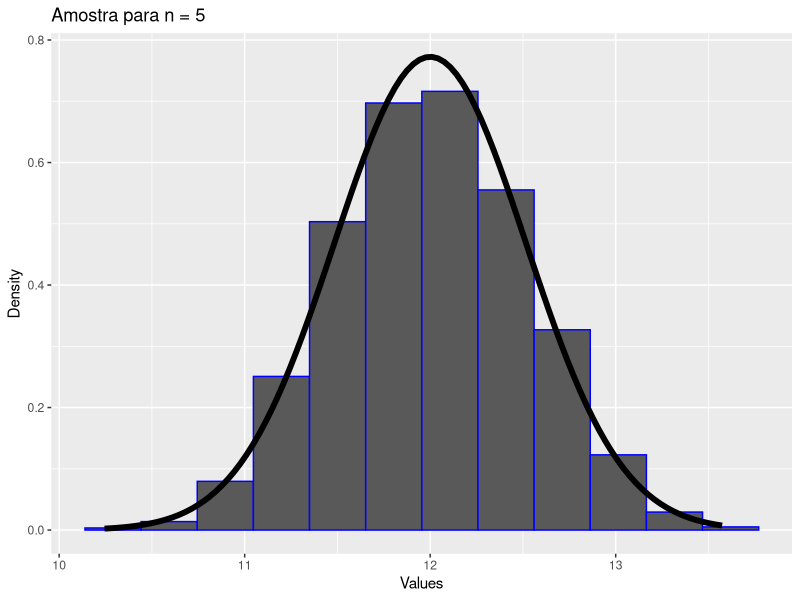
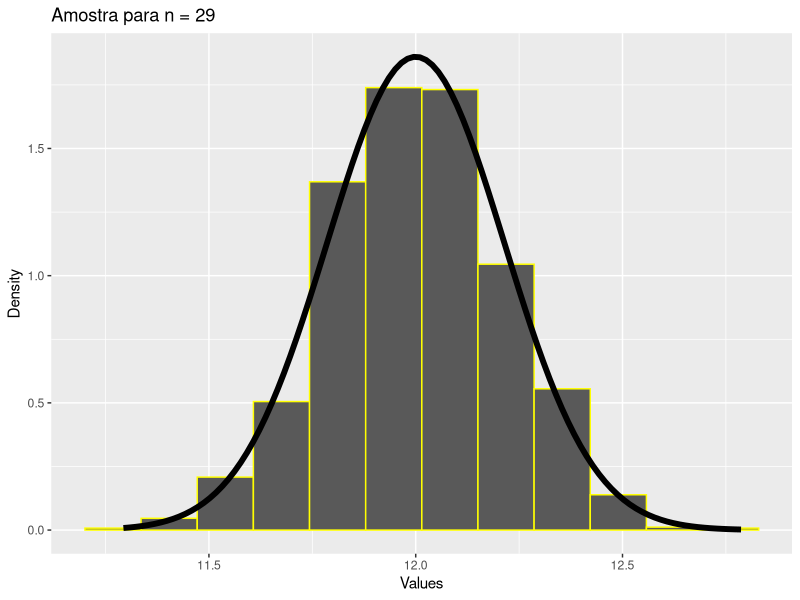
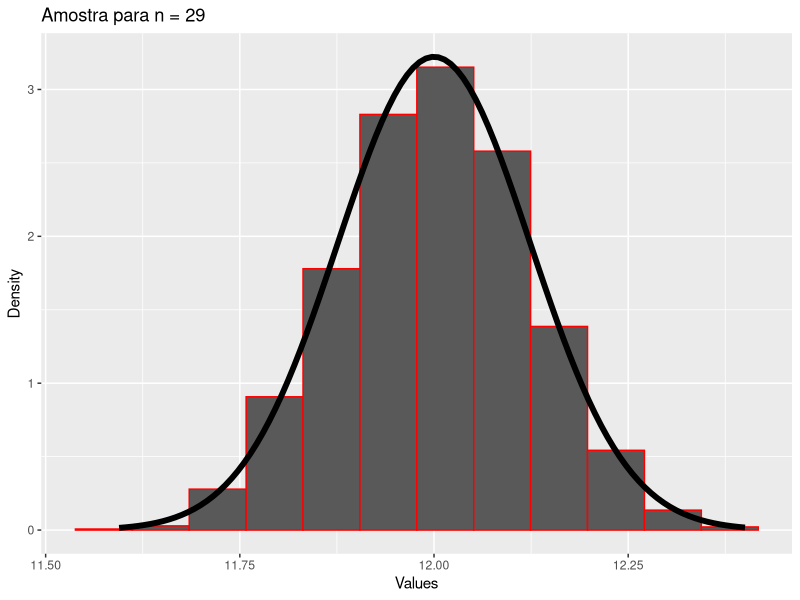

The R source for these figures, in order:
library("ggplot2")

medias=c()
nvals <- c(n1 <- 5, n2 <- 29, n3 <- 87) #store values of n

#create samples
for(i in nvals)
{
  set.seed(526)
  for(j in 1:1910)
  {
    amostra <- runif(i, 10, 14) #temporarily storing the sample
    medias<-append(medias, mean(amostra)) #adding to the average vector
  }
}

#Build Histograms
ggplot() +
  geom_histogram(aes(x = medias[1:1910], y = ..density..), color = "blue", bins = 12) +
  stat_function(fun = dnorm, args = list(mean = 12, sd = 4 / sqrt(12*n1)), col = "black", size = 2) +
  labs(title = "Amostra para n = 5", x = "Values", y = "Density")

ggplot() +
  geom_histogram(aes(x = medias[1911:3820], y = ..density..), color = "yellow", bins = 12) +
  stat_function(fun = dnorm, args = list(mean = 12, sd = 4 / sqrt(12*n2)), col = "black", size = 2) +
  labs(title = "Amostra para n = 29", x = "Values", y = "Density")

ggplot() +
  geom_histogram(aes(x = medias[3821:5730], y = ..density..), color = "red", bins = 12) +
  stat_function(fun = dnorm, args = list(mean = 12, sd = 4 / sqrt(12*n3)), col = "black", size = 2) +
  labs(title = "Amostra para n = 29", x = "Values", y = "Density")